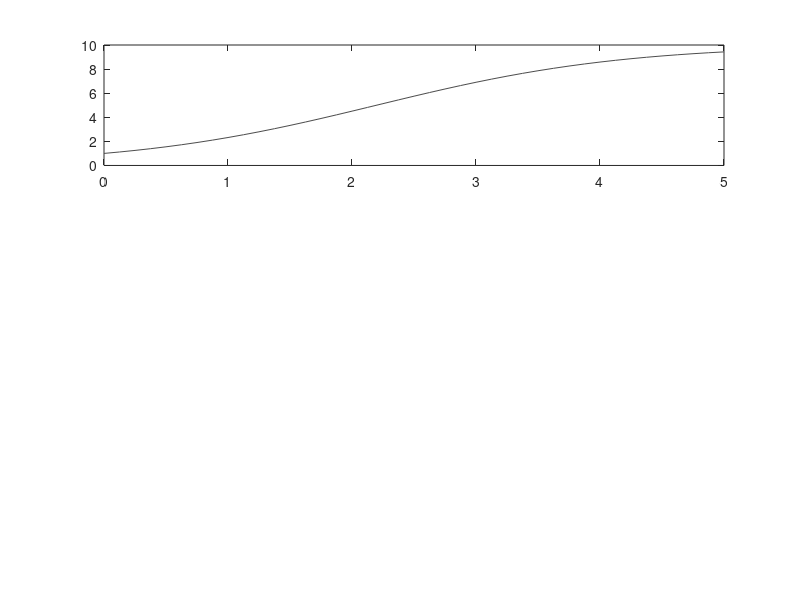

Write the MATLAB code that produced this figure. (Note: this script raises an error after producing the figure.)
clear all;clf;hold on;
disp('============================================')
figure(1)
hold on
format shortG

%Time boundaries
t_start = 0;
dts = fliplr([1/1 1/2 1/4 1/8]); % Flip list to compute the most accurate solution first
t_end = 5;

%Given ODE and initial condition
dpdt = @(p) (1 - p/10)*p;
p0 = 1;

methods = {'Euler', 'Heun', 'Runge-Kutta'};
methodIdx = 1;
exactError = zeros(size(methods,2), size(dts,2));
approxError = zeros(size(methods,2), size(dts,2));

%Analytical solution
p = @(t) 10 ./ (1+9*exp(-t));
exactT = t_start:dts(1):t_end;
P = p(exactT);

for method = methods
    %Plot each method on the separate subplot
    subplot(size(methods,2),1,methodIdx);
    legendStrings = {'Analytic'};
    
    %Plot the exact solution
    plot(exactT, P, 'Color', [0.3 0.3 0.3]);
    
    nsBest = [];	%the most precise solution
    timestepIdx=1;
    for dt = dts
        T = t_start:dt:t_end;
        
        %Execution of numerical methods
        ns = numerical( dpdt, p0, t_start, dt, t_end , method);
        
        %Save the most precise solution
        if dt == dts(1) nsBest = ns; end
        
        %Plot of the numerical methods
        hold on;
        gColor = [0,0,0]; gColor(methodIdx) = min([dt^0.5 1]);
        plot(T, ns, '^', 'Color', gColor);

        %Compute the exact error
        interpP = interp1(exactT, P, t_start:dt:t_end, 'linear');
        exactErrorF = @(N) sqrt(sum((N-interpP).^2)*dt/5);
        exactError(methodIdx,timestepIdx) = exactErrorF(ns);
        
        %Compute approximation error
        interpNsBest = interp1(exactT, nsBest, t_start:dt:t_end, 'linear');
        approximationErrorF = @(N) sqrt(sum((N-interpNsBest).^2)*dt/5);
        if dt ~= dts(1)
            approxError(methodIdx,timestepIdx) = approximationErrorF(ns);
        end
        
        %Format a legend
        errorString = sprintf('exactError=%2.6f', exactError(methodIdx,timestepIdx));
        dtString = sprintf('dt=%2.3f', dt);
        nextLegendString = sprintf('%s', dtString);
        legendStrings = [legendStrings, nextLegendString];
        
        timestepIdx = timestepIdx + 1;
    end
    
    legend(legendStrings, 'Location', 'southeast')
    title(method);
    methodIdx=methodIdx+1;
end

%Display the table of the exact errors
disp('Exact error')
disp(exactError)

%Compute the error reduction when "decreasing dt two times"
re = ones(size(exactError));
for method = 1:size(exactError,1)
    for dtIdx = 2:size(exactError,2)
        re(method, dtIdx) = exactError(method, dtIdx)/exactError(method, dtIdx-1);
    end
end

%Display table for the error reductions
disp('Errors reduction')
disp(re)

%Print the error reduction mean in the plot caption
for methodIdx = 1:size(methods,2)
    subplot(size(methods,2),1,methodIdx);
    title([methods(methodIdx) sprintf('Error reduction mean %2.2f', mean(re(methodIdx,2:size(re,2)),2))])
end

%Display table of approximation errors
disp('Approximation errors')
disp(approxError)

hold off;
